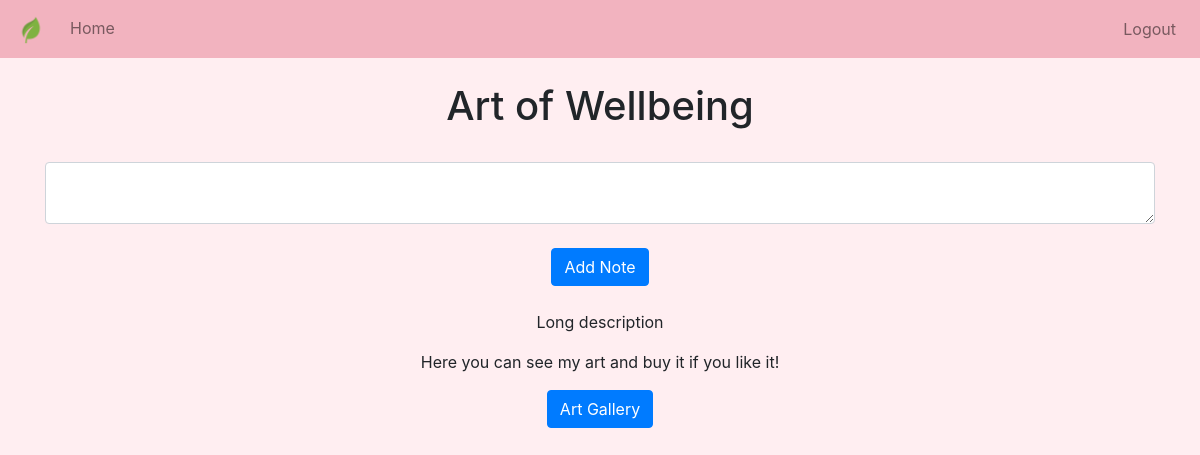
Page / (signed in) on the earlier database version.
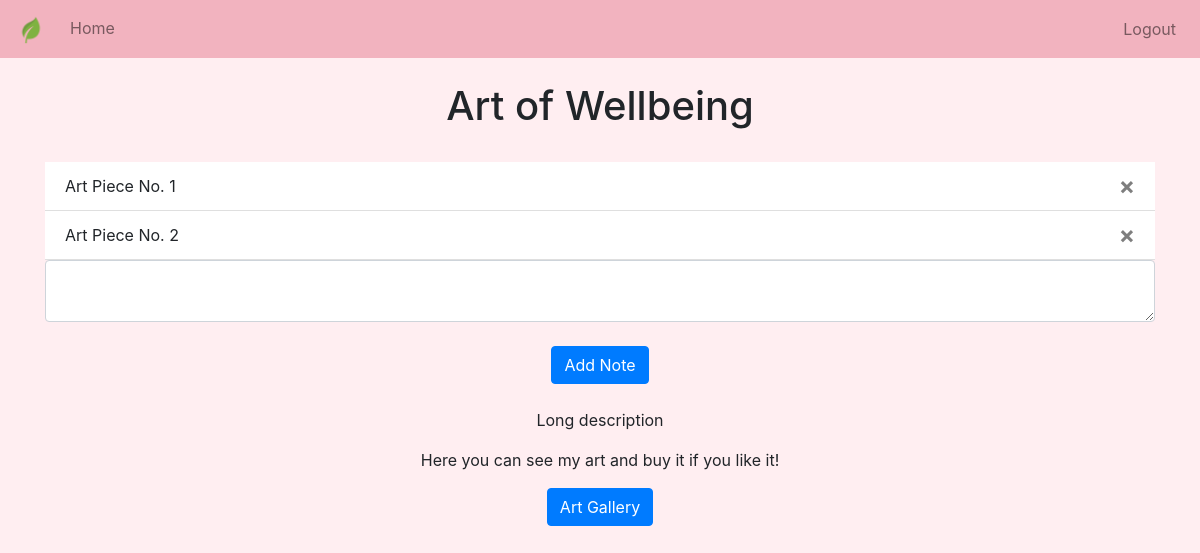
Same page on the later database version.
### website/models.py (models this page shows)
class Note(db.Model):
    id = db.Column(db.Integer, primary_key=True)
    data = db.Column(db.String(10000))
    date = db.Column(db.DateTime(timezone=True), default=func.now()) # DateTime is a data type that stores the date and time
    user_id = db.Column(db.Integer, db.ForeignKey('user.id')) # ForeignKey is a data type that stores the id of another table, in this case the user table, note that it is not capitalized because it is a column

### website/views.py (the view, shortened to what this page needs)
@views.route('/', methods=['GET', 'POST'])
@login_required # the user must be logged in to access this route
def home():
    return render_template("home.html", user=current_user)

### website/__init__.py (called while the page is built)
def create_app():
    app = Flask(__name__)
    app.config['SECRET_KEY'] = 'aofneiufha'
    app.config['SQLALCHEMY_DATABASE_URI'] = f'sqlite:///{DB_NAME}' # sqlite is the database type, /// is the relative path to the database
    db.init_app(app)
    from .views import views
    from .auth import auth
    app.register_blueprint(views, url_prefix='/')
    app.register_blueprint(auth, url_prefix='/')
    from .models import User, Note # importing here to avoid circular import
    create_database(app)
    login_manager = LoginManager()
    login_manager.login_view = 'auth.login' # the login route
    login_manager.init_app(app)
    @login_manager.user_loader # this decorator will reload the user object from the user ID stored in the session
    def load_user(id):
        return User.query.get(int(id)) # get() returns the object with the specified primary key
    return app

### website/templates/home.html (shortened to what this page needs)
{% extends "base.html" %}
{% block content %}
<h1 align="center">Art of Wellbeing</h1>
<br />
<ul class="list-group list-group-flush" id="notes">
    {% for note in user.notes %}
    <li class="list-group-item">{{ note.data }}
        <button type="button" class="close" onclick="deleteNote({{ note.id }})">
            <span aria-hidden="true">&times;</span>
        </button>
    </li>
    {% endfor %}
</ul>
<form method="POST">
    <textarea class="form-control" id="note" name="note"></textarea>
    <br />
    <div align="center">
        <button class="btn btn-primary" type="submit">Add Note</button>
    </div>
</form>
<br />
<div class="welcome" style="display: flex; flex-direction: column; justify-content: center; align-items: center;">
    <p>Long description</p>
    <p>Here you can see my art and buy it if you like it!</p>
    <a href="/art" class="btn btn-primary">Art Gallery</a>
</div>
{% endblock %}

### website/templates/base.html (shortened to what this page needs)
<!DOCTYPE html>
<html>
<head>
    <link rel="stylesheet" href="https://stackpath.bootstrapcdn.com/bootstrap/4.4.1/css/bootstrap.min.css"
 />
    <link rel="stylesheet" href="https://stackpath.bootstrapcdn.com/font-awesome/4.7.0/css/font-awesome.min.css"
 />
</head>
<body>
    <nav class="navbar navbar-expand-lg navbar-light" style="background: #F2B3BF">
        <div class="collapse navbar-collapse" id="navbar">
            <ul class="navbar-nav mr-auto">
                <li class="nav-item">
                    <a class="navbar-brand" href="/">
                        <img src="/static/logo.png" alt="Logo" style="height: 30px; width: 30px;">
                    </a>
                </li>
                <li class="nav-item">
                    <a class="nav-link" if=home href="/">Home</a>
                </li>
            </ul>
            <ul class="navbar-nav ml-auto">
                {% if user.is_authenticated %}
                <li class="nav-item">
                    <a class="nav-link" id="logout" href="/logout">Logout</a>
                </li>
                {% endif %}
            </ul>
        </div>
    </nav>
    <br />
    <div class="container">
        {% block content %}{% endblock %}
    </div>
</body>
</html>

### website/templates/base.html (style rules this page uses)
body { background-color: rgb(255, 238, 241); }

Differences in the rows shown:
added Note: data "Art Piece No. 1"
added Note: data "Art Piece No. 2"
